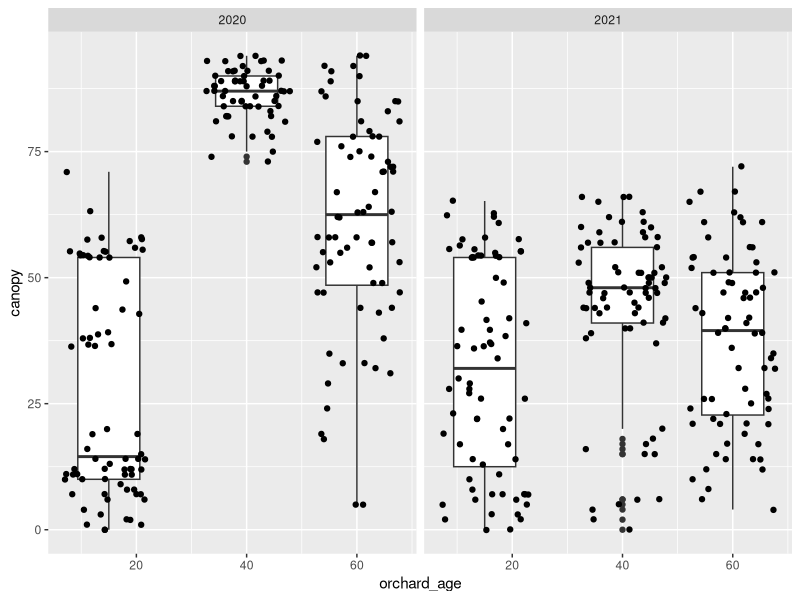

Recreate this plot in R.
library(tidyverse)
library(dplyr)
calcSE <- function(x){
  x <- x[!is.na(x)]
  sd(x)/sqrt(length(x))}
# canopy cover
canopy<-read_csv("canopy_cover.csv")%>%
  #weighted adjustment for blocks 4-6 of 15 that are shaded by xmas trees
  mutate(canopy=ifelse(orchard_age==15&block>3&seedmix!='annuals'&seedmix!='perennials', canopy*.4+90*.6, canopy))%>%
  mutate(canopy=ifelse(orchard_age==15&block<3&seedmix!='annuals'&seedmix!='perennials', canopy*.4+60*.6, canopy))



ggplot(canopy, aes(x=orchard_age, y=canopy))+geom_boxplot(aes(group=orchard_age))+geom_jitter(aes(group=orchard_age))+facet_wrap(~year)
  

plotkey<-canopy%>%
  group_by(orchard_age, block, management, seedmix)%>%
  summarize()
#need to add in block 6 for 2020, and values for 2021
# adjustment for lower half of 15 year old that should have a higher canopy due to xmas trees